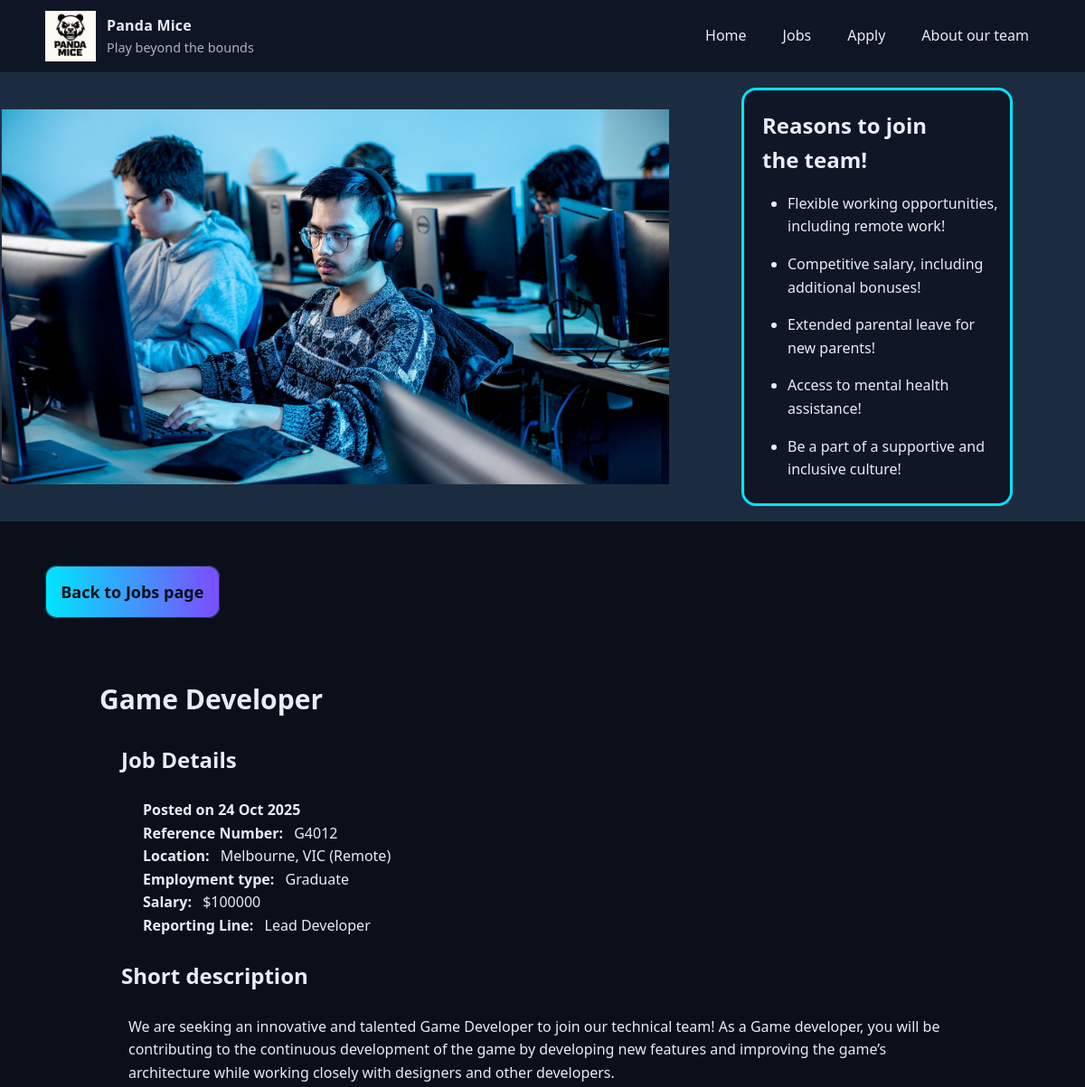
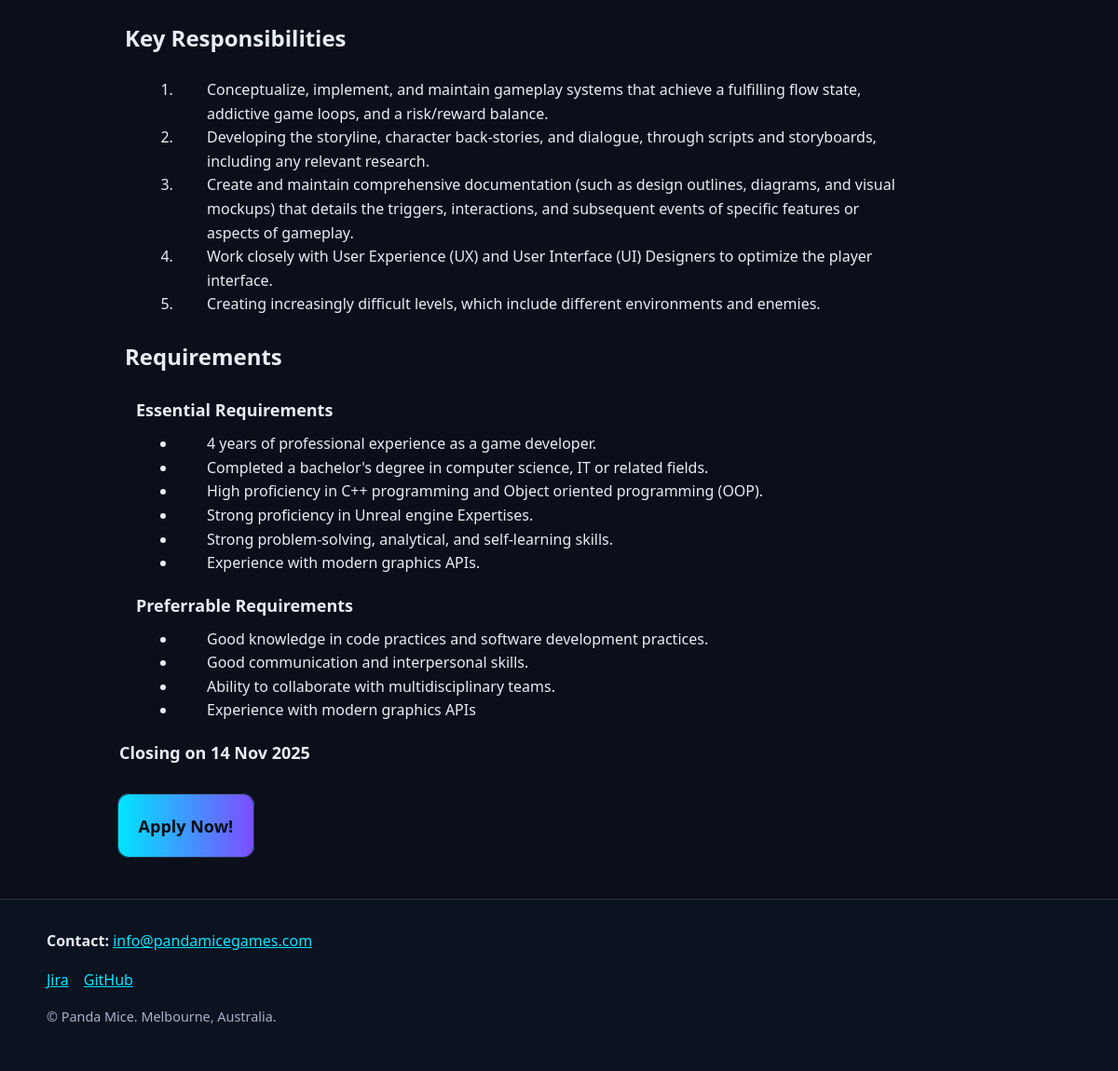
/job-desc.php?jobref=G4012, run on the app's committed database (2 pictures, top to bottom).
### tables this page shows
CREATE TABLE jobs (
  job_ref VARCHAR(5) PRIMARY KEY,           
  title VARCHAR(150) NOT NULL,              
  category VARCHAR(50) NOT NULL,            
  location VARCHAR(100) NOT NULL,           
  remote varchar(20) NOT NULL,              
  job_type VARCHAR(50) NOT NULL,            
  salary VARCHAR(100) NOT NULL,             
  reporting_line VARCHAR(100) NOT NULL,     
  description TEXT NOT NULL,                
  responsibilities TEXT NOT NULL,           
  essential_req TEXT NOT NULL,              
  preferrable_req TEXT NOT NULL,            
  opening_date DATE NOT NULL,               
  closing_date DATE NOT NULL               
);

### job-desc.php (the view, shortened to what this page needs)
<!DOCTYPE html>
<html lang="en">
    <head>
        <link rel="stylesheet" href="styles/jobs_desc_styles.css">
    </head>
    <body>
        <?php include 'header.inc'?>
        <main class=site-main>
            <div class="hero">
                <div class="hero-content">
                    <img src="images/careers.jpg" alt="A group of developers working on computers">
                    <aside aria-labelledby='benefits'>
                        <h1 id='benefits'>Reasons to join the team!</h1>
                        <ul>
                            <li><p>Flexible working opportunities, including remote work!</p></li>
                            <li><p>Competitive salary, including additional bonuses!</p></li>
                            <li><p>Extended parental leave for new parents!</p></li>
                            <li><p>Access to mental health assistance!</p></li>
                            <li><p>Be a part of a supportive and inclusive culture!</p></li>
                        </ul>
                    </aside>
                </div>
            </div>
            <div class="container">
                <?php
                    require_once "settings.php";
                    $conn = @mysqli_connect($host,$user,$pwd,$sql_db);
                    if ($conn) {
                        if (isset($_GET['jobref'])) {
                            $job_ref = mysqli_real_escape_string($conn, $_GET['jobref']);
                            $query = "SELECT * FROM jobs WHERE job_ref = '$job_ref'";
                            $result = mysqli_query($conn, $query);
                            if ($result) {
                                while ($row = mysqli_fetch_assoc($result)) {
                                    $OpenDate = htmlspecialchars($row['opening_date']);
                                    $Opentimestamp = strtotime($OpenDate);
                                    $OpenDate = date("d M Y", $Opentimestamp);
                                    $CloseDate = htmlspecialchars($row['closing_date']);
                                    $Closetimestamp = strtotime($CloseDate);
                                    $CloseDate = date("d M Y", $Closetimestamp);
                                    $var = htmlspecialchars($row['job_ref']);
                                    $encodeRow = urlencode($var);
                                    echo
                                    "
                                     <div class='return-btn'>
                                        <div class='return-btn'>
                                            <a aria-label='Return to Jobs page' href='jobs.php'>Back to Jobs page</a>";
                                        echo "</div>
                                    </div>
                                    <div class='container'>
                                        <div class='job-position'>";
                                            echo"<h2>". $row['title'] ."</h2>";
                                                echo"<section class='job-details' aria-labelledby='job-detail'>
                                                    <h3 id='job-detail'>Job Details</h3>";
                                                    echo"<p><strong>Posted on ". $OpenDate ."</strong></p>";
                                                    echo "<p><strong>Reference Number: </strong>". htmlspecialchars($row['job_ref'])."</p>";
                                                     echo"<p><strong>Location: </strong>". htmlspecialchars($row['location'])." (". htmlspecialchars($row['remote']) .")</p>";
                                                     echo"<p><strong>Employment type: </strong>". htmlspecialchars($row['job_type'])."</p>";
                                                     echo"<p><strong>Salary: </strong>$".htmlspecialchars($row['salary'])."</p>";
                                                    echo "<p><strong>Reporting Line: </strong>".htmlspecialchars($row['reporting_line'])."</p>
                                                </section>";
                                                 echo"<section class='job-desc' aria-labelledby='job-desc'>
                                                    <h3 id='job-desc'>Short description</h3>
                                                    <p>".htmlspecialchars($row['description'])."</p>
                                                </section>";
                                                 echo"<section class='key-resp' aria-labelledby='key-resp'>
                                                    <h3 id='key-resp'>Key Responsibilities</h3>
                                                    <ol>";
                                                    $resp_str = $row['responsibilities'];
                                                    $key_resp = explode("|", $resp_str);
                                                    for ($x = 0; $x < count($key_resp); $x++ ) {
                                                        echo "<li><p>".htmlspecialchars($key_resp[$x])."</p></li>";
                                                    }
                                                    echo "</ol>
                                                </section>";
                                                 echo "<section class='job-req' aria-labelledby='job-req'>
                                                    <h3 id='job-req'>Requirements</h3>";
                                                    echo "<section class='essen-req' aria-labelledby='ess-req'>
                                                        <h4 id='ess-req'> Essential Requirements </h4>
                                                        <ul>";
                                                        $ess_str = $row['essential_req'];
                                                        $ess_req = explode("|", $ess_str);
                                                        for ($x = 0; $x < count($ess_req); $x++ ) {
                                                            echo "<li><p>".htmlspecialchars($ess_req[$x])."</p></li>";
                                                        }
                                                        echo "</ul>
                                                    </section>";
                                                    echo "<section class='pref-req' aria-labelledby='prefer-req'>
                                                        <h4 id='prefer-req'>Preferrable Requirements</h4>
                                                        <ul>";
                                                        $pref_str = $row['preferrable_req'];
                                                        $pref_req = explode("|", $pref_str);
                                                        for ($x = 0; $x < count($pref_req); $x++ ) {
                                                            echo "<li><p>".htmlspecialchars($pref_req[$x])."</p></li>";
                                                        }
                                                        echo "</ul>
                                                    </section>
                                                </section>";
                                                echo "<div class='close-date'>
                                                    <p><strong>Closing on ". $CloseDate ."</strong></p>
                                                </div>";
                                                echo "<div class='apply-btn'>
                                                    <a aria-label='Apply for the job' href='apply.php?jobref=$encodeRow'>Apply Now!</a>";
                                                echo "</div>
                                        </div>
                                    </div>
                                    ";
                                }
                            } else {
                                echo
                                "<p>Whoops! Looks like the job is unavailable! </p>";
                            }
                        }
                    } else {
                        echo "<p>Unable to connect to database.</p>";
                    }
                ?>
            </div>
        </main>
        <?php include 'footer.inc'; ?>
    </body>
</html>

### styles/jobs_desc_styles.css (style rules this page uses)
:root { --bg: #0a0f1a; --panel: #0f1626; --muted: #a8b3c7; --text: #e7edf5; --accent: #00e5ff; --accent-2: #7c4dff; --border: #233142; }
* { box-sizing: border-box; }
html { color-scheme: dark; }
body { margin: 0; font-family: system-ui, Segoe UI, Roboto, Helvetica, Arial, sans-serif; line-height: 1.6; color: var(--text); background: var(--bg); }
.container { width: min(1100px, 92%); margin: 0 auto; }
.hero { border-bottom: var(--border) 1px solid; display: inline-flex; justify-content: center; padding: 0rem; width: 100%; background-color: #1c2c40; }
.hero-content { display: inline-flex; justify-content: space-evenly; gap: 5rem; align-items: center; width: 100%; padding: 0rem; margin: 0rem; }
.hero img { flex-grow: 1; width: 60%; height: fit-content; border-left: var(--border) 2px solid; }
aside { width: 25%; float: right; border-radius: 1em; background-color: var(--panel); border:var(--accent) 3px solid; margin: 1rem 5rem 1rem 0rem; padding: 0.5rem; }
.hero li { margin: 0.3em 0em; padding: 0em; }
.hero h1 { margin: 0.5em; width: 80%; }
.job-position { width: 100%; margin: 1em 0em 0em; padding: 0em 1em; }
.job-position p { margin: 0em 2em; }
.job-position h2 { color: #e7edf5; display: inline-block; font-size: 30px; margin: 0em; padding: 0em; }
.job-details h3, .job-desc h3, .key-resp h3, .job-req h3 { color: #e7edf5; font-size: 24px; margin: 1em 1em 1em; }
.job-details strong { color: #e7edf5; margin: 0em 0.5em 0em 1em; }
.job-desc p { margin: 0em 2em; }
.key-resp ol, .pref-req ul, .essen-req ul { margin: 0em 3em; padding: 0em 2em; }
.job-req h4 { color: #e7edf5; font-size: 18px; margin: 1em 1em 0.5em 2em; }
.close-date p { margin: 1em; font-size: 18px; }
.apply-btn { display: inline-block; margin: 2em 1em 1em; }
.return-btn { display: inline-block; margin: 2em 0em 2em; }
.apply-btn a, .return-btn a { border-radius: 0.7em; background: linear-gradient(90deg, #00e5ff, #7c4dff); color: #001018; margin: 0em; padding: 1.2em; font-size: 18px; font-weight: bold; border: 1px solid #233142; text-decoration: none; }
.return-btn a { padding: 0.9em; }

### data on the page
jobs: title "Game Developer", opening_date "24 Oct 2025", job_ref "G4012", location "Melbourne, VIC", remote "Remote", job_type "Graduate", salary "100000", reporting_line "Lead Developer", description "We are seeking an innovative and talented Game Developer to join our technical team! As a Game developer, you will be contributing to the continuous development of the game by developing new features and improving the game’s architecture while working closely with designers and other developers.", responsibilities "Conceptualize, implement, and maintain gameplay systems that achieve a fulfilling flow state, addictive game loops, and a risk/reward balance.", responsibilities "Developing the storyline, character back-stories, and dialogue, through scripts and storyboards, including any relevant research.", responsibilities "Create and maintain comprehensive documentation (such as design outlines, diagrams, and visual mockups) that details the triggers, interactions, and subsequent events of specific features or aspects of gameplay.", responsibilities "Work closely with User Experience (UX) and User Interface (UI) Designers to optimize the player interface.", responsibilities "Creating increasingly difficult levels, which include different environments and enemies.", essential_req "4 years of professional experience as a game developer.", essential_req "Completed a bachelor's degree in computer science, IT or related fields.", essential_req "High proficiency in C++ programming and Object oriented programming (OOP).", essential_req "Strong proficiency in Unreal engine Expertises.", essential_req "Strong problem-solving, analytical, and self-learning skills.", essential_req "Experience with modern graphics APIs.", preferrable_req "Good knowledge in code practices and software development practices.", preferrable_req "Good communication and interpersonal skills.", preferrable_req "Ability to collaborate with multidisciplinary teams.", preferrable_req "Experience with modern graphics APIs", closing_date "14 Nov 2025"
